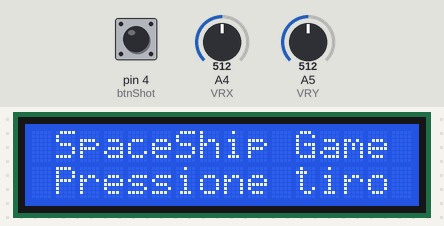
Simulated run of this sketch. Board: Arduino Uno, built with avr-gcc and run on an emulated ATmega328P. Parts: 16×2 character LCD. Inputs (shaded band) come from the test bench; at power-on: pin 4 (btnShot) LOW, A5 (VRY) = 512, A4 (VRX) = 512. Random numbers use the default seed unless the sketch sets one.

Above: at 1.2 s.
1.3 s: pin 4 (btnShot) pulled HIGH for 0.15 s
At 1.4 s:
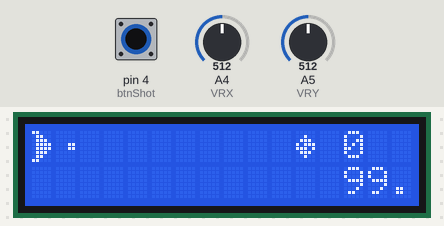
At 2.43 s:
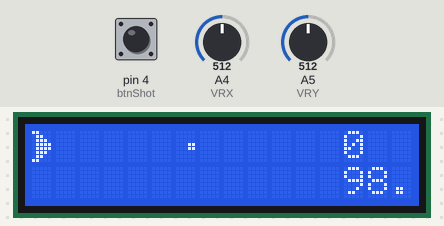
3.4 s: A5 (VRY) set to 317
6.2 s: A5 (VRY) set to 281
7.7 s: pin 4 (btnShot) pulled HIGH for 3.2 s
At 10.2 s:
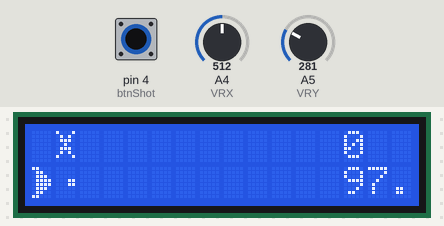
12.4 s: pin 4 (btnShot) pulled HIGH for 3.2 s
At 16.6 s:
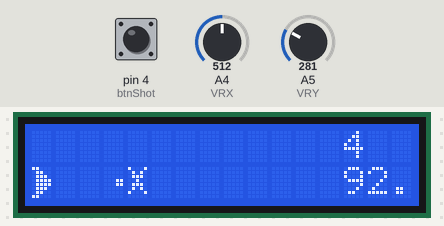
18.6 s: A5 (VRY) set to 689
20.1 s: A5 (VRY) set to 712
Timing chart, 0 to 22.8 s (numbered marks = the images above; inputs shaded):
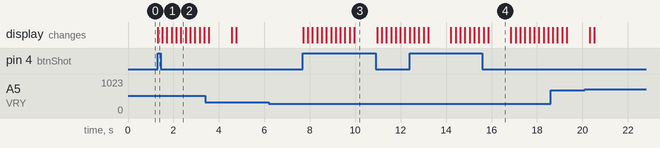

Measured:
- after the input at 1.3 s, the display: changes at once (image 1)
- after the input at 6.2 s, every drawn part: stays the same
- after the input at 7.7 s, the display: first changes at once (image 3 shows a later state)
- what the display in image 4 shows lasts 1.0 s, from 15.9 s to 16.9 s

The sketch:

liquid_cristal_display_game.ino
```cpp
#include <LiquidCrystal.h>

#define btnShot 4

const int RS = 12, EN = 11, D4 = 10, D5 = 9, D6 = 8, D7 = 7;
LiquidCrystal lcd(RS, EN, D4, D5, D6, D7);

const int VRX = A4;
const int VRY = A5;
int leitura_VRX, leitura_VRY;

int speed = 200;
int pxSpaceShip, pySpaceShip, pxAst, pyAst, pxEnergy, pyEnergy, pxShot, pyShot;
bool game, vShot, vBattery;
int points;
double vEnergy;
int vScreen;
int maxPoints;

byte spaceship[8]={B11000,B01100,B01110,B01111,B01111,B01110,B01100,B11000};
byte asteroid[8]={B00000,B00100,B01110,B10111,B11101,B01110,B00100,B00000};
byte crash[8]={B10001,B01010,B01110,B00100,B01110,B01010,B10001,B00000};
byte battery[8]={B00000,B00000,B00100,B01010,B01010,B01110,B00000,B00000};
byte shot[8]={B00000,B00000,B00000,B00011,B00011,B00000,B00000,B00000};

void setup() {
  pxSpaceShip = pySpaceShip = pyAst = points = pxEnergy = pyEnergy = pyShot = 0;
  pxShot = -1;
  pxAst = 12;
  vEnergy=100;
  vScreen = 0;
  maxPoints = 20;

  pinMode(VRX, INPUT);
  pinMode(VRY, INPUT);

  lcd.createChar(1, spaceship);
  lcd.createChar(2, asteroid);
  lcd.createChar(3, crash);
  lcd.createChar(4, battery);
  lcd.createChar(5, shot);

  lcd.begin(16,2);
  lcd.clear();

  game = false;
  vShot = vBattery = false;
}

void loop() {
  if (game) {
    leitura_VRX = analogRead(VRX);
    leitura_VRY = analogRead(VRY);

    vEnergy -= 0.25;
    lcd.clear();
    if (vEnergy <= 0) {
      game = false;
      vScreen = 2;
    }
    panel(13);
    if (leitura_VRY > 700) {
      pySpaceShip = 0;
    }
    if (leitura_VRY < 300) {
      pySpaceShip = 1;
    }
    if (digitalRead(btnShot) == 1) {
      pxShot = 1;
      vShot = true;
      pyShot = pySpaceShip;
    }

    pxAst-=1;
    drawSpaceShip(pxSpaceShip, pySpaceShip);
    drawAsteroid(pxAst, pyAst);

    if(vShot) {
      drawShot(pxShot, pyShot);
      pxShot+=1;
    }
    if (pxAst < 0) {
      pxAst = 12;
      pyAst = random(0,2);
    }
    if (pxShot > 16) {
      vShot = false;
      pxShot = -1;
    }
    if ((pxShot == pxAst+1 && pyShot == pyAst+1) || (pxShot == pxAst && pyShot == pyAst)) {
      vShot = false;
      pxShot = -1;
      drawAsteroidExplosion(pxAst, pyAst);
      pxAst = 12;
      pyAst = random(0,2);
      points+=2;
      if (points == maxPoints) {
        game = false;
        vScreen = 1;
      }
    }

    if (pxSpaceShip == pxAst && pySpaceShip == pyAst) {
      game = false;
      drawSpaceShipExplosion(pxSpaceShip, pyAst);
      vScreen = 2;
    }

    if (!vBattery) {
      if (random(0,60) > 58) {
        pxEnergy = 12;
        vBattery = true;
        pyEnergy = random(0,2);
      }
    } else {
      pxEnergy = -1;
      drawBattery(pxEnergy, pyEnergy);
      if ((pxSpaceShip == pxEnergy+1 && pySpaceShip == pyEnergy+1) || (pxSpaceShip == pxAst && pySpaceShip == pyEnergy)) {
        vBattery = false;
        pxEnergy = -1;
        vEnergy = 100;
      }
    }

    delay(speed);
  } else {
    statusGame(vScreen);
    if (digitalRead(btnShot) == 1) {
      resetGame();
    }
  }
}

void drawSpaceShip(int px, int py) {
  lcd.setCursor(px, py);
  lcd.write(1);
}

void drawAsteroid(int px, int py) {
  lcd.setCursor(px, py);
  lcd.write(2);
}

void drawSpaceShipExplosion(int px, int py) {
  lcd.clear();
  lcd.setCursor(px, py);
  lcd.write(3);
  delay(1000);
  lcd.clear();
}

void drawAsteroidExplosion(int px, int py) {
  lcd.setCursor(px, py);
  lcd.write(3);
  delay(1000);
  lcd.clear();
}

void drawBattery(int px, int py) {
  lcd.setCursor(px, py);
  lcd.write(4);
}

void drawShot(int px, int py) {
  lcd.setCursor(px, py);
  lcd.write(5);
}

void resetGame() {
  points = 0;
  vEnergy = 100;
  game = true;
  vScreen = 0;
}

void panel(int px) {
  lcd.setCursor(px, 0);
  lcd.print(points);
  lcd.setCursor(px, 1);
  lcd.print(vEnergy);
}

void statusGame(int status) {
  if (status < 1) {
    lcd.setCursor(1,0);
    lcd.print("SpaceShip Game");
    lcd.setCursor(1, 1);
    lcd.print("Pressione tiro");
  } else {
    String txt = {(status == 1  ? "Venceu" : "Game Over")};
    lcd.setCursor(10, 0);
    lcd.print("Pts:");
    lcd.setCursor(14, 0);
    lcd.print(points);
    lcd.setCursor(0, 0);
    lcd.print(txt);
    lcd.setCursor(0, 1);
    lcd.print("Pressione tiro");
  }
}
```
